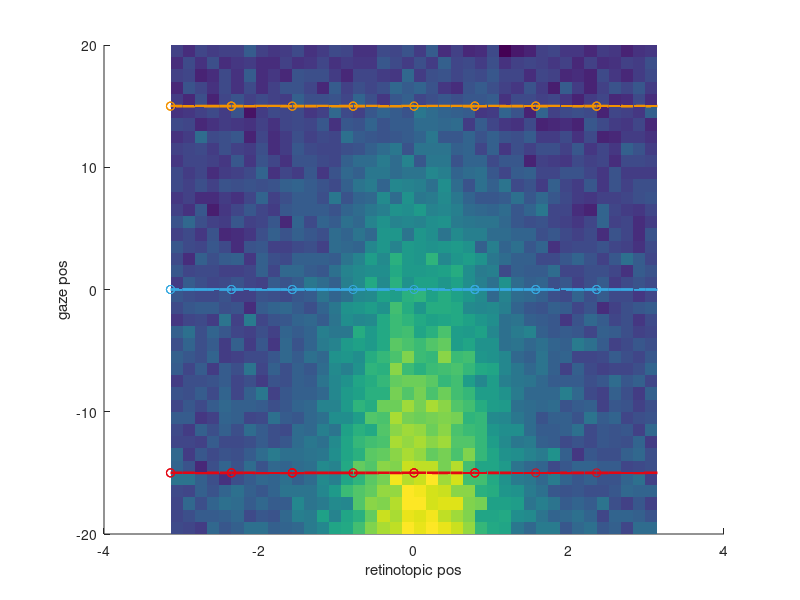
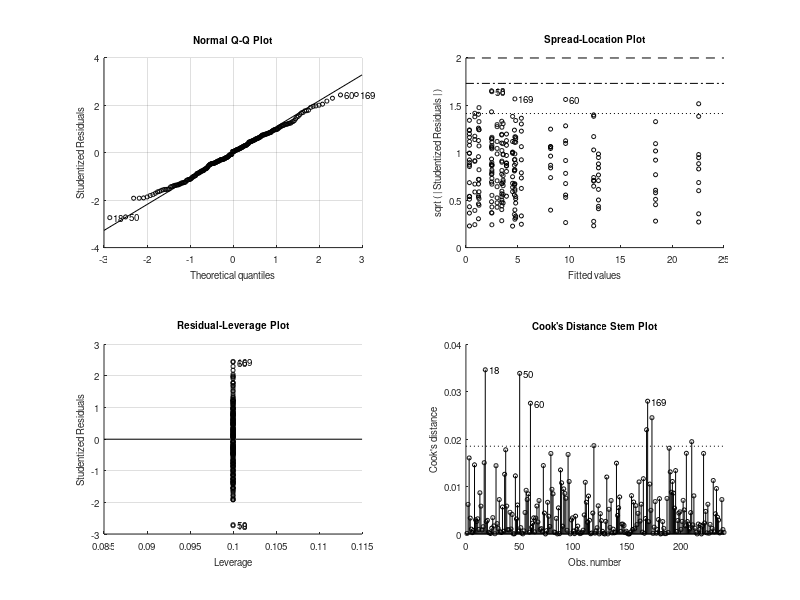

MATLAB code for these plots, in order: (Note: this script raises an error after producing the figures.)
function testsim_gain_field_dPulv2017(modulation_type)
% simulations of gain field effects and significance, including von Mises fitting
% see also testsim_gain_field for more generic version
% see also testsim_lip_activity_profile

if nargin < 1,
    modulation_type = 'linear_gain';
end


Noise		= 5;	% Firing rate noise
n_trials_per_cond = 10;

%
bootstrap_method='hierarchical';

% retinotopic Gaussian RF

Center              = 0;	% deg
Amplitude           = 32;	% spikes/s, RF response peak
UnmodulatedFR       = 5;	% spikes/s, ongoing/unmodulated firing
Sigma               = pi/4;	% tuning width
target_positions    = [-pi -pi*3/4 -pi/2 -pi/4 0 pi/4 pi/2 pi*3/4]; % retinotopic position
gaze_positions      = [-15 0 15];
retpos_continous	= -pi:pi/20:pi; % retinotopic position
gazepos_continous	= -20:20;       % gaze position

R		= 1/(sqrt(2*pi)*Sigma)*exp(-(retpos_continous - Center).^2/(2*Sigma^2)); % Gaussian RF profile
% R		= ones(size(retpos_continous)); % no target position modulation
R		= UnmodulatedFR + R/max(R)*Amplitude;

n_trials_per_gaze=numel(target_positions)*n_trials_per_cond;

% target_positions2D_a =  [10    5 0  -5 -10  -5  0   5];
% target_positions2D_b =  [0.001 5 10 5 0.001 -5 -10 -5];
% target_positions2D = complex(target_positions2D_a,target_positions2D_b); % for MANOVA1 analysis


gaze_col = {'r' 'g' 'b'};

gaze_col_rgb = [227 6 19; 54 169 225; 243 146 0]/255;

switch modulation_type % eye position modulation type
    
    case 'linear_gain' %
        
        % E = interp1([gazepos(1) gazepos(end)],[-10 10],gazepos); % Gaze effect: leads to "loss" of main target effect
        % E = interp1([gazepos(1) 0 gazepos(end)],[10 0 10],gazepos); % Gaze effect: bidirectinal increase from center
        E = interp1([gazepos_continous(1) gazepos_continous(end)],[0.7 0],gazepos_continous); % Gaze effect: standard monotonic unidirectional
        % E = interp1([gazepos(1) gazepos(end)],[1 0.3],gazepos); % For CNL evaluatiom poster
        for k = 1:n_trials_per_cond
            FR(:,:,k) = E'*R + Noise*randn(length(gazepos_continous),length(retpos_continous)); % one trial
        end
        
    case 'linear_addition'
        E = interp1([gazepos_continous(1) gazepos_continous(end)],[20 0],gazepos_continous); % Gaze effect
        for k = 1:n_trials_per_cond
            FR(:,:,k) = 1*ones(size(gazepos_continous))'*R + 1*E'*ones(size(retpos_continous)) + Noise*randn(length(gazepos_continous),length(retpos_continous)); % one trial
        end
end

for g = 1:length(gaze_positions)
    col=gaze_col_rgb(g,:);
    gazepos_idx = find(gazepos_continous == gaze_positions(g));
    for t=1:length(target_positions)
        retpos_idx = find(retpos_continous == target_positions(t));
        for k = 1:1:n_trials_per_cond
            FRtarget(t,g,k) = FR(gazepos_idx,retpos_idx,k);
        end
    end
end

t_anova	= repmat(target_positions',[1,size(FRtarget,2),size(FRtarget,3)]);
g_anova	= repmat(gaze_positions,[size(FRtarget,1),1,size(FRtarget,3)]);


FRmean = mean(FR,3);
%FRmean = 1*ones(size(gazepos))'*R + 1*E'*ones(size(retpos)); % For CNL evaluatiom poster

% Plotting
figure;
surface(retpos_continous,gazepos_continous,FRmean); shading flat; hold on;
for g=1:numel(gaze_positions)
    plot3(retpos_continous,gaze_positions(g)*ones(size(retpos_continous)),FRmean(gazepos_continous == gaze_positions(g),:),'Color',gaze_col_rgb(g,:),'LineWidth',2);
    plot3(reshape(t_anova(:,g,:),1,n_trials_per_gaze),reshape(g_anova(:,g,:),1,n_trials_per_gaze),reshape(FRtarget(:,g,:),1,n_trials_per_gaze),'o','Color',gaze_col_rgb(g,:));
end
xlabel('retinotopic pos');
ylabel('gaze pos');



% von Mises
F = @(a,x) a(3)+a(1)*exp(cos(x-a(2))*a(4))*exp(a(4)*-1);
opts = optimset('lsqcurvefit');
opts.Display='off';

% ANOVA
%FRtarget4ANOVA	= FRtarget(:);t_anova=t_anova(:); g_anova=g_anova(:);


pct1 = 100*0.05/2; % alpha 0.05
pct2 = 100-pct1;
Positions=t_anova(:);
angles=Positions;
Gazes=g_anova(:);
FR_vectors=FRtarget(:).*exp(1i*Positions);
unique_positions=unique(Positions);
unique_lines_effector=numel(unique(Gazes));
FRs=FRtarget(:);
[p,table,stats,terms] = anovan(FRs,[Positions Gazes],'model','full','varnames',{'target' 'gaze'});
% c = multcompare(stats)

if 0 % one-way vs two-way ANOVA on gaze
    % the question here if presence of another factor (target position) affects the first factor, e.g. in the initial fixation period
    % for this, we should remove the the effect of target position from the simulation, set "no target position modulation" above
    [p,table,stats,terms] = anovan(FRtarget(:),g_anova(:),'model','full','varnames',{'gaze'});
    
    
end % of one-way vs two-way ANOVA on gaze


if 0 % MANOVA1, I do not think it is an appropriate test to detect gain field or a shift in a RF, due to huge variance
    % (but we use some of the code for the bootstrp (see next case))
    
    FRtarget4MANOVA1 = [];
    FRtarget4BOOTCI  = [];
    FRpositions4MANOVA1=[];
    FR4BOOTCI	 = [];
    
    gaze_pos4MANOVA1 = [];
    figure;
    
    
    for g = 1:length(gaze_positions)
        for t=1:length(target_positions)-1,
            
            FRtarget4MANOVA1_ = squeeze(FRtarget(t,g,:))*target_positions2D(t)/abs(target_positions2D(t)); % original Lukas formulation
            FRpositions4MANOVA1_ = repmat([target_positions2D(t) gaze_positions(g)],numel(FRtarget4MANOVA1_),1); % original Lukas formulation
            
            plot(FRtarget4MANOVA1_,'.','Color',gaze_col_rgb(g,:)); hold on;
            
            % FOR ANOVA
            FRtarget4MANOVA1	= [FRtarget4MANOVA1; [real(FRtarget4MANOVA1_) imag(FRtarget4MANOVA1_)]];
            gaze_pos4MANOVA1	= [gaze_pos4MANOVA1; g*ones(n_trials_per_cond,1)];
            % FOR BOOTCI
            FRpositions4MANOVA1     = [	FRpositions4MANOVA1;FRpositions4MANOVA1_];
            FRtarget4BOOTCI         = [FRtarget4BOOTCI; FRtarget4MANOVA1_];
            
            % here we define the indexes that later are used to do hierarchical bootstraping
            indexes_per_position{g,t}=find(FRpositions4MANOVA1(:,1)==target_positions2D(t) & FRpositions4MANOVA1(:,2)==gaze_positions(g));
        end
        plot(mean(FRtarget4MANOVA1(gaze_pos4MANOVA1==g,1)), mean(FRtarget4MANOVA1(gaze_pos4MANOVA1==g,2)),'*','Color',gaze_col_rgb(g,:)); % vector mean
        
    end
    axis equal
    % plot(FRtarget4MANOVA1(:,1), FRtarget4MANOVA1(:,2),'.');
    
    % [D, p] = manova1(FRtarget4MANOVA1,gaze_pos4MANOVA1) % see testsim_manova1.m
    
end % of MANOVA1

if 1 % test gain field via bootstrap - on trial-by-trial FR vectors per target in a complex 2D space, abs and angle, NEEDS FRtarget4BOOTCI
    n_iterations_bootstrap = 1000;
    
    LB=double([0                 -pi    min(FRs)        1/pi]); %% Amplitude Direction Baseline Width
    UB=double([max([FRs;1])*1.3  pi     max([FRs;1])    10000]);%% Amplitude Direction Baseline Width
    X0=double([max(FRs)          0      min(FRs)        4/pi]); %% Amplitude Direction Baseline Width
    for lin = 1:max(unique_lines_effector)
        tr=Gazes'==gaze_positions(lin);
        mean_FR_angle=angle(mean(FR_vectors(tr)));
        %FRtarget4BOOTCI_ = FRtarget4BOOTCI(gaze_pos4MANOVA1==lin);
        
        %% bootstrapping
        n_samples_per_bootstrap=NaN;
        for p=1:numel(unique_positions)
            idexes_per_position{p}=find(Positions==unique_positions(p) & tr');
            FR_vector_per_position(p)=nanmean(FR_vectors(idexes_per_position{p}));
            n_samples_per_bootstrap=min([n_samples_per_bootstrap, numel(idexes_per_position{p})]);
        end
        
        if n_samples_per_bootstrap>=1%here should actually be 5!?
            for k=1:n_iterations_bootstrap
                idx_idx=cellfun(@(x) x(randsample(numel(x),10,true)),idexes_per_position,'Uniformoutput',false);
                idx_idx=[idx_idx{:}];
                bootstat(k,:)=[abs(nansum(FR_vectors(idx_idx(:)))/size(idx_idx,1)) angle(nansum(FR_vectors(idx_idx(:))/size(idx_idx,1))) 0 pi/4];
                bootstat_fit(k,:)=lsqcurvefit(F,double(X0),double(angles(idx_idx(:))),double(FRs(idx_idx(:))),LB,UB,opts);
            end
        else
            bootstat=single(NaN(n_iterations_bootstrap,4));
        end
        
        bootstat(:,2) = mod(bootstat(:,2)-mean_FR_angle+5*pi,2*pi)-pi+mean_FR_angle; % shift so CIs are around the mean
        bootstraped(lin).CI_amp   = [prctile(bootstat(:,1),pct1,1) nanmean(bootstat(:,1)) prctile(bootstat(:,1),pct2,1)];
        bootstraped(lin).CI_angle = [prctile(bootstat(:,2),pct1,1) nanmean(bootstat(:,2)) prctile(bootstat(:,2),pct2,1)];
        bootstraped(lin).CI_base  = [prctile(bootstat_fit(:,3),pct1,1) nanmean(bootstat_fit(:,3)) prctile(bootstat_fit(:,3),pct2,1)];
        bootstraped(lin).CI_kappa = [prctile(bootstat_fit(:,4),pct1,1) nanmean(bootstat_fit(:,4)) prctile(bootstat_fit(:,4),pct2,1)];
        
        bootstraped(lin).FR_vectors                 = bootstat(:,1).*exp(1i*bootstat(:,2));
        bootstraped(lin).mean_FR_vector             = nanmean(bootstraped(lin).FR_vectors);
        bootstraped(lin).original_mean_FR_vector    = nansum(FR_vector_per_position);
        % for plotting
        bootstraped(lin).mean_amp   = nanmean(bootstat(:,1));
        bootstraped(lin).mean_angle = mean(bootstat(:,2));
        bootstraped(lin).mean_base  = mean(bootstat_fit(:,3));
        bootstraped(lin).mean_kappa = mean(bootstat_fit(:,4));
        % for CIs
        bootstraped(lin).raw_amp   = bootstat(:,1);
        bootstraped(lin).raw_angle = bootstat(:,2);
        bootstraped(lin).raw_base  = bootstat_fit(:,3);
        bootstraped(lin).raw_kappa = bootstat_fit(:,4);
        
        %
        %         bootstat1 = bootstat(:,1);
        %         bootstat2 = bootstat(:,2);
        %         % bootstat2 = unwrap(bootstat2); % not working well in real life examples, according to Lukas
        %         mean_FR_angle = angle(mean(FRtarget4BOOTCI_));
        %         bootstat2 =  mod(bootstat(:,2)-mean_FR_angle+5*pi,2*pi)-pi+mean_FR_angle; % Lukas
        %
        %         pct1 = 100*0.05/2; % alpha 0.05
        %         pct2 = 100-pct1;
        %
        %         lower = prctile(bootstat1,pct1,1);
        %         upper = prctile(bootstat1,pct2,1);
        %         ci1 =[lower;upper];
        %         CI1(:,g) = ci1;
        %         meanBS1(g) = mean(bootstat1);
        %         BOOTSTAT1(:,g) = bootstat1;
        %
        %         lower = prctile(bootstat2,pct1,1);
        %         upper = prctile(bootstat2,pct2,1);
        %         ci2 =[lower;upper];
        %         CI2(:,g) = ci2;
        %         meanBS2(g) = mean(bootstat2);
        %
        %         subplot(1,2,1)
        %
        %         hp = polar([meanBS2(g) meanBS2(g)],[ci1(1) ci1(2)]); set(hp,'Color',gaze_col_rgb(g,:),'LineWidth',2); hold on;
        %
        %         th = linspace( ci2(1), ci2(2), 10);
        %         hp = polar(th,meanBS1(g)*ones(size(th)),[gaze_col{g}]); set(hp,'Color',gaze_col_rgb(g,:),'LineWidth',2);
        %         polar(angle(mean(FRtarget4BOOTCI_)),abs(mean(FRtarget4BOOTCI_)),'ko'); hold on
        %         polar(meanBS2(g),meanBS1(g),'kx');
        %
        %         subplot(1,2,2);
        %         hp = polar(bootstat2,bootstat1,[gaze_col{g} '.']); hold on
        %         set(hp,'Color',gaze_col_rgb(g,:));
        %
        
    end
    
    %% significance with CI overlap
    CI1=vertcat(bootstraped.CI_amp);
    Lower_bound=CI1(:,1);
    Mean_values=CI1(:,2);
    Upper_bound=CI1(:,3);
    %sign_diff = ~(bsxfun( @le, Lower_bound, Mean_values' ) & bsxfun( @ge, Upper_bound, Mean_values' ));
    sign_diff = ~(bsxfun( @le, Lower_bound, Upper_bound' ) & bsxfun( @ge, Upper_bound, Lower_bound' ));
    significant_gain1=any(any(sign_diff));
    
    for c_s=1:numel(bootstraped)+1 %% shifting always one by 2 pi to find overlaps around 0
        CI1=vertcat(bootstraped.CI_angle);
        if c_s<numel(bootstraped)
            CI1(c_s,:)= CI1(c_s,:)+2*pi;
        end
        Lower_bound=CI1(:,1);
        Mean_values=CI1(:,2);
        Upper_bound=CI1(:,3);
        %sign_diff = ~(bsxfun( @le, Lower_bound, Mean_values' ) & bsxfun( @ge, Upper_bound, Mean_values' ));
        sign_diff = ~(bsxfun( @le, Lower_bound, Upper_bound' ) & bsxfun( @ge, Upper_bound, Lower_bound' ));
        %
        significant_shift(c_s)=any(any(sign_diff));
    end
    significant_shift1=all(significant_shift); % only true if CIs are not overlapping for any 2*pi shift
    
    %% significance with CIs of differences
    temp1=true(numel(bootstraped));
    [temp2 temp3]=ind2sub(size(temp1),find(temp1));
    comparison_matrix=[temp2(temp2<temp3) temp3(temp2<temp3)];
    for c_s=1:size(comparison_matrix,1) %% shifting always one by 2 pi to find overlaps around 0
        tt=bootstraped(comparison_matrix(c_s,1)).raw_amp-bootstraped(comparison_matrix(c_s,2)).raw_amp;
        CI1_diff(c_s,:)=[prctile(tt,pct1,1) prctile(tt,pct2,1)];
        
        tt=bootstraped(comparison_matrix(c_s,1)).raw_angle-bootstraped(comparison_matrix(c_s,2)).raw_angle;
        %tt=[tt tt+pi tt-pi tt+2*pi tt-2*pi tt*3+pi tt-3*pi tt+4*pi tt-4*pi];
        tt=[tt tt+2*pi tt-2*pi tt+4*pi tt-4*pi];% ti ti+2*pi ti-2+pi ti+4*pi ti-4*pi];
        [~,totest_for_CI_indexes]=min(abs(tt),[],2);
        tt=tt(sub2ind(size(tt),1:size(tt,1),totest_for_CI_indexes'))';
        CI2_diff(c_s,:)=[prctile(tt,pct1,1) prctile(tt,pct2,1)];
    end
    significant_gain2=any(CI1_diff(:,1)>0 | CI1_diff(:,2)<0);
    significant_shift2=any(CI2_diff(:,1)>0 | CI2_diff(:,2)<0);
    
    
    
    
    %
    %     % test significance
    %
    %     BOOTSTAT_DIFF(:,1) = BOOTSTAT1(:,1) - BOOTSTAT1(:,2);
    %     BOOTSTAT_DIFF(:,2) = BOOTSTAT1(:,1) - BOOTSTAT1(:,3);
    %     BOOTSTAT_DIFF(:,3) = BOOTSTAT1(:,2) - BOOTSTAT1(:,3);
    %
    %     H = 0;
    %
    %     for k = 1:3, % 3 pair combinations
    %
    %         ci_l = prctile(BOOTSTAT_DIFF(:,k),pct1,1);
    %         ci_u = prctile(BOOTSTAT_DIFF(:,k),pct2,1);
    %         ci_diff =[ci_l;ci_u];
    %
    %         if ci_diff(1)>0 || ci_diff(2)<0;
    %             H = 1;
    %         end
    %
    %     end
    %    decision = {'not significant','significant'};
    
    figure_handle=figure;
    linespec.visible='off';
    markersize=20;
    max_FR_vector=max(abs(vertcat(bootstraped.FR_vectors)));
    polar(0, max_FR_vector,linespec);
    hold on
    for lin=1:max(unique_lines_effector)
        scatter(real([bootstraped(lin).FR_vectors]),imag([bootstraped(lin).FR_vectors]),5,gaze_col_rgb(lin,:));
        FR_vector=bootstraped(lin).mean_FR_vector;
        original_FR_vector=bootstraped(lin).original_mean_FR_vector;
        FR_Amp_CI=bootstraped(lin).CI_amp([1,end])*FR_vector/abs(FR_vector);
        FR_Ang_CI=exp(1i*bootstraped(lin).CI_angle)*abs(FR_vector);
        FR_Ang_CI_rad=exp(1i*[bootstraped(lin).CI_angle(1):pi/100:bootstraped(lin).CI_angle(end) bootstraped(lin).CI_angle(end)])*abs(FR_vector);
        plot(real(original_FR_vector),imag(original_FR_vector),'h','markersize',markersize,'markeredgecolor','k','color',gaze_col_rgb(lin,:),'Markerfacecolor',gaze_col_rgb(lin,:));
        plot(real(FR_vector),imag(FR_vector),'s','markersize',markersize,'markeredgecolor','k','color',gaze_col_rgb(lin,:),'Markerfacecolor',gaze_col_rgb(lin,:));
        plot(real(FR_Amp_CI),imag(FR_Amp_CI),'d-','linewidth',3,'markersize',markersize,'markeredgecolor','k','color',gaze_col_rgb(lin,:));
        %plot(real(bootstraped(lin).CI_amp(2)*FR_vector),imag(bootstraped(lin).CI_amp(2)*FR_vector),'d','color',gaze_col_rgb(lin,:));
        plot(real(FR_Ang_CI(1)),imag(FR_Ang_CI(1)),'d','linewidth',3,'markersize',markersize,'markeredgecolor','k','color',gaze_col_rgb(lin,:));
        plot(real(FR_Ang_CI(end)),imag(FR_Ang_CI(end)),'d','linewidth',3,'markersize',markersize,'markeredgecolor','k','color',gaze_col_rgb(lin,:));
        line([real(FR_Ang_CI_rad)],[imag(FR_Ang_CI_rad)],'linewidth',3,'color',gaze_col_rgb(lin,:))
    end
    
    title(num2str([significant_gain1 significant_shift1 significant_gain2 significant_shift2]));
    
    
    
end % of if test gain field via bootstrap - on trial-by-trial FR vectors in 2D space

if 0 % test gain field via bootstrap - simple example on mean FR in each gaze position
    figure
    for g = 1:length(gaze_positions)
        FR = reshape(squeeze(FRtarget(:,g,:)),n_trials_per_cond*length(target_positions),1);
        meanFR = mean(FR);
        fun = @(x)mean(x);
        
        [ci,bootstat] = bootci(500, fun, FR);
        
        CI(:,g) = ci;
        meanBS(g) = mean(bootstat);
        plot(g,meanFR,'ko'); hold on
        plot(g,meanBS(g),'r.');
        plot(g,ci,'rs');
    end
    
end % of if test gain field via bootstrap - simple example on mean FR in each gaze position

if 0 % Test different ANOVA variants
    % 3 gaze positions, 2 or 3 targets, 10 trials
    
    Noise			= 1;	% Firing rate noise
    n_trials_per_cond	= 10;
    
    % variant 1: no main effects, only interaction
    FRtarget4ANOVA = repmat(reshape([	10 0
        0 10
        5 5],6,1),n_trials_per_cond,1) + Noise*randn(3*2*10,1);
    target_pos	= repmat([1;1;1;2;2;2],n_trials_per_cond,1);
    gaze_pos	= repmat([1;2;3;1;2;3],n_trials_per_cond,1);
    [p,table,stats,terms] = anovan(FRtarget4ANOVA,[target_pos gaze_pos],'model','full','varnames',{'target' 'gaze'});
    
    % variant 2: no main effects, only interaction
    FRtarget4ANOVA = repmat(reshape([	0 10
        5 5
        10 0],6,1),n_trials_per_cond,1) + Noise*randn(3*2*10,1);
    target_pos	= repmat([1;1;1;2;2;2],n_trials_per_cond,1);
    gaze_pos	= repmat([1;2;3;1;2;3],n_trials_per_cond,1);
    [p,table,stats,terms] = anovan(FRtarget4ANOVA,[target_pos gaze_pos],'model','full','varnames',{'target' 'gaze'});
    
    % variant 3: target effect and interaction
    FRtarget4ANOVA = repmat(reshape([	0 10 40
        5 15 30
        10 20 20],9,1),n_trials_per_cond,1) + Noise*randn(3*3*10,1);
    target_pos	= repmat([1;1;1;2;2;2;3;3;3],n_trials_per_cond,1);
    gaze_pos	= repmat([1;2;3;1;2;3;1;2;3],n_trials_per_cond,1);
    [p,table,stats,terms] = anovan(FRtarget4ANOVA,[target_pos gaze_pos],'model','full','varnames',{'target' 'gaze'});
    
end % of Test different ANOVA variants
